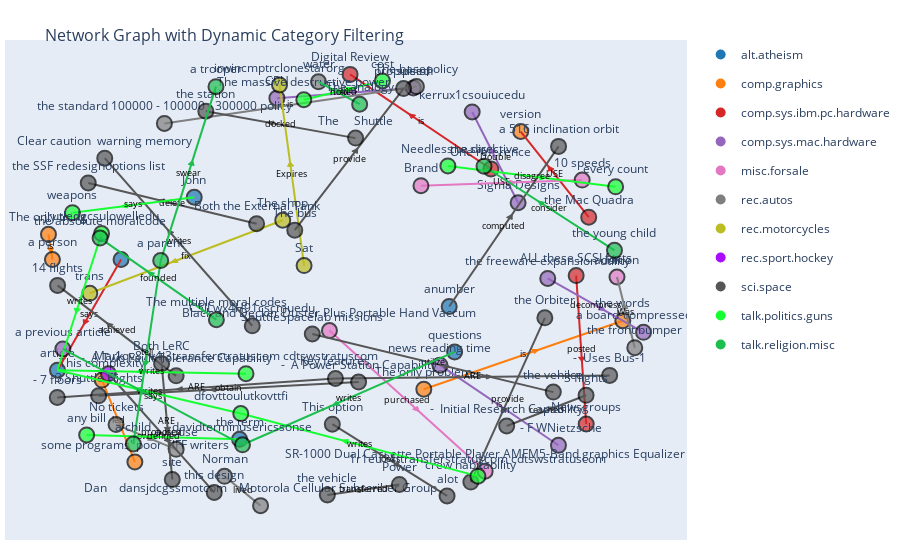

Notebook source saved alongside this figure:
### Code cell
model.show_graph(max_edges=50)
